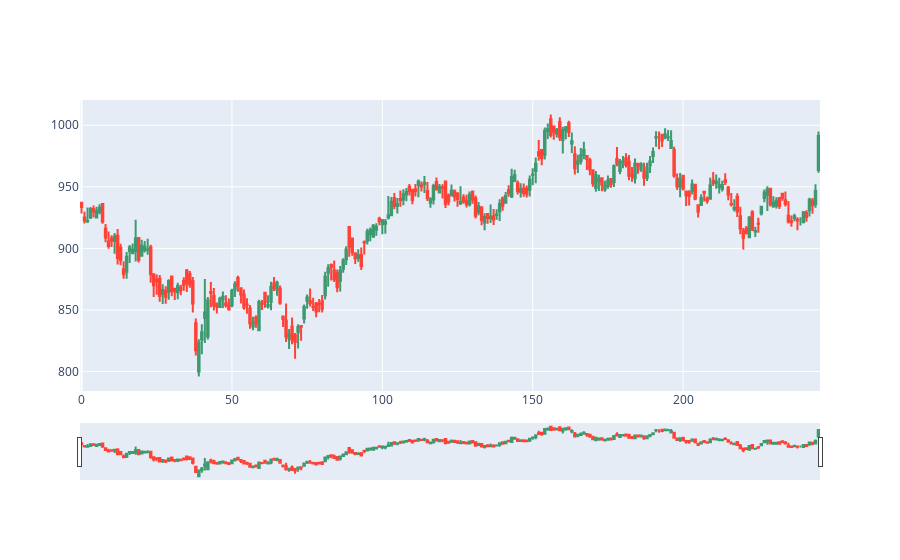

The notebook cell this image was saved under:
### Code cell
import plotly.graph_objects as go
from datetime import datetime

fig = go.Figure(data=[go.Candlestick(x=df.index,
                open=df['Open'],
                high=df['High'],
                low=df['Low'],
                close=df['Close'])])

fig.show()

### Figure 1 — Plotly figure (JSON) as saved in the notebook; plotly's stock layout.template omitted (floating-point values rounded to 4 significant figures; data arrays with more than 128 entries replaced by an {"elided": "..."} marker saying what was removed)
{"data": [{"close": {"elided": "246 float values"}, "high": {"elided": "246 float values"}, "low": {"elided": "246 float values"}, "open": {"elided": "246 float values"}, "type": "candlestick", "x": {"elided": "246 int values"}}], "layout": {}}
